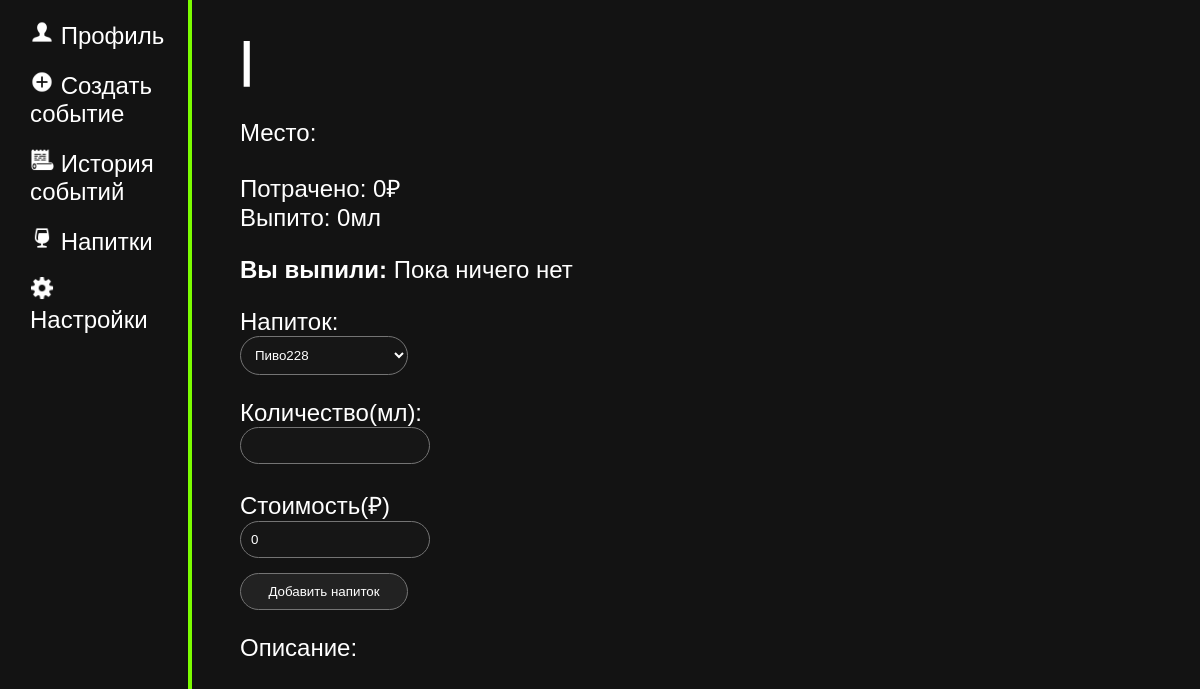
/event/4 (signed in), run on an earlier commit of the app's database.
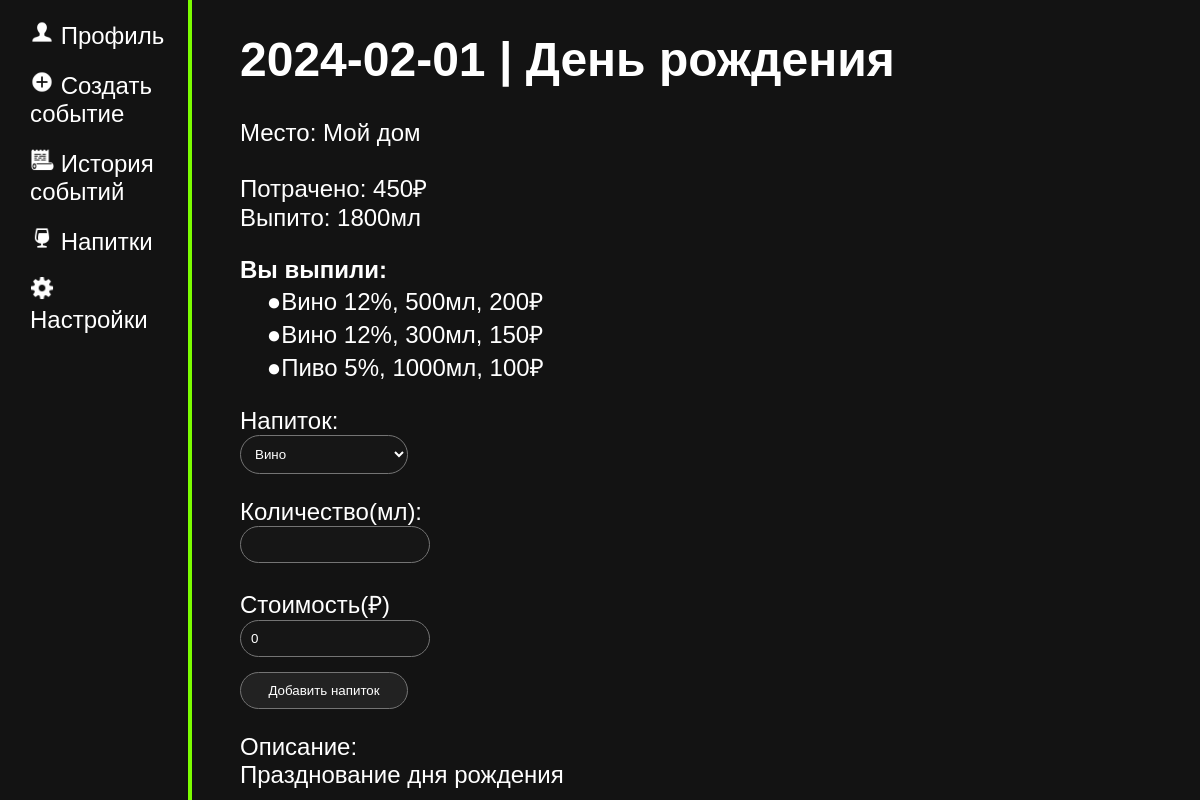
And on a later commit of the database.
### tables this page shows
CREATE TABLE events
(
    id INTEGER PRIMARY KEY AUTOINCREMENT,
    user_id INTEGER,
    title TEXT,
    event_date DATE NOT NULL,
    place TEXT,
    descript TEXT,

    
    FOREIGN KEY(user_id) REFERENCES user(id) 
);

CREATE TABLE events_drink
(
    id INTEGER PRIMARY KEY AUTOINCREMENT,
    user_id INTEGER,
    event_id INTEGER,
    drink_id INTEGER,
    drink_title TEXT,
    drink_alcohol INTEGER,
    volume INTEGER,
    price INTEGER,

    
    FOREIGN KEY(user_id) REFERENCES user(id) ON DELETE CASCADE,
    FOREIGN KEY(event_id) REFERENCES events(id) ON DELETE CASCADE,
    FOREIGN KEY(drink_id) REFERENCES drink(id),
    FOREIGN KEY(drink_alcohol) REFERENCES drink(alcohol)
);

### main.py (the view)
@app.route("/event/<int:event_id>", methods = ["POST", "GET"])
@login_required
def event(event_id):
    if request.method == "POST":
        D.add_drink_in_event(current_user.get_id(), event_id, request.form["drink"], request.form["volume"], request.form["price"])
        flash("Напиток добавлен", "accept")
        return redirect(url_for('event', event_id = event_id))
    return render_template("event.html",
                            drinks = D.get_drinks(current_user.get_id()),
                            drinks_in_event = D.get_drinks_in_event(event_id),
                            volume_sum = D.get_sum_of_volume(event_id),
                            price_sum = D.get_sum_of_price(event_id),
                            description = D.get_description(event_id),
                            event_info = D.get_event_info(event_id))

### data.py (called while the page is built)
    def get_drinks(self, user_id):
        try:
            self.cursor.execute(f"SELECT id, title, alcohol, volume, price FROM drink WHERE user_id = {user_id} ORDER BY title")
            drinks = self.cursor.fetchall()
            return drinks
        except error:
            print("ОШИБКА! " + str(error))

    def get_user(self, user_id):
        try:
            self.cursor.execute(f"SELECT * FROM user WHERE id = {user_id} LIMIT 1")
            user = self.cursor.fetchone()
            return user
        except error:
                print("ОШИБКА! " + str(error))

    def get_drinks_in_event(self, event_id):
        try:
            self.cursor.execute(f"SELECT drink_id, drink_title, drink_alcohol, volume, price FROM events_drink WHERE event_id = {event_id}")
            drinks_in_event = self.cursor.fetchall()
            return drinks_in_event
        except error:
            print("ОШИБКА! " + str(error))

    def get_sum_of_volume(self, event_id):
        try:
            self.cursor.execute(f"SELECT SUM(volume) FROM events_drink WHERE event_id = {event_id}")
            volume_sum = self.cursor.fetchone()
            return volume_sum
        except error:
            print("ОШИБКА! " + str(error))

    def get_sum_of_price(self, event_id):
        try:
            self.cursor.execute(f"SELECT SUM(price) FROM events_drink WHERE event_id = {event_id}")
            price_sum = self.cursor.fetchone()
            return price_sum
        except error:
            print("ОШИБКА! " + str(error))

    def get_description(self, event_id):
        try:
            self.cursor.execute(f"SELECT descript FROM events WHERE id = {event_id}")
            description = self.cursor.fetchone()
            return description
        except error:
                print("ОШИБКА! " + str(error))

    def get_event_info(self, event_id):
        try:
            self.cursor.execute(f"SELECT event_date, title, place, descript FROM events WHERE id = {event_id}")
            event_info = self.cursor.fetchone()
            return event_info
        except error:
                print("ОШИБКА!" + str(error))

### main.py (called while the page is built)
@login_manager.user_loader
def load_user(user_id):
    print("load user")
    return User().fromDB(user_id, D)

def connect_db():
    connect = sqlite3.connect(app.config['DATABASE'])
    connect.row_factory = sqlite3.Row
    return connect

def get_db():
    if not hasattr(g, "link_db"):
        g.link_db = connect_db()
        print("БАЗА ДАННЫХ ПОЛУЧЕНА")
    return g.link_db

### templates/event.html (shortened to what this page needs)
{% extends 'base.html' %}
{%block body%}
<div class="main">
    <p><h1>{{event_info.event_date}} | {{event_info.title}}</h1>
    Место: {{event_info.place}}
    </p>
    <p>Потрачено: {%if price_sum[0]%} {{price_sum[0]}}₽ {%else%} 0₽ {%endif%}
    <br>Выпито: {%if volume_sum[0]%} {{volume_sum[0]}}мл {%else%} 0мл {%endif%} </p>
    <b>Вы выпили:</b>
    {%if drinks_in_event%}
    {%for i in drinks_in_event%}
    <br> &nbsp &nbsp ●{{i.drink_title}} {{i.drink_alcohol}}%, {{i.volume}}мл, {{i.price}}₽
    {%endfor%}
    {%else%}
    Пока ничего нет
    {%endif%}
    <div class="forma">
    <form action="" method="post">
    <p>Напиток:
    {%if drinks%}
    <br> <select name="drink">
        {%for i in drinks%}
        <option>{{i.title}}</option>
        {%endfor%}
        </select>
    </p>
    <p>Количество(мл):
        <br><input type="number" name="volume" min="1" required>
    </p>
    <p>Стоимость(₽)
        <br><input type="number" name="price" min="0" value="0" required>
    </p>
    <input type="submit" value="Добавить напиток"></p>
    {%else%}
    <p style="color:rgb(206, 0, 0)">Вы не можете добавлять события, пока у вас нет напитков! Создайте напиток <a href="{{url_for('drinks')}}" style="color:rgb(206, 0, 0)" ><u>здесь</u></a></p>
    {%endif%}
    </form>
    <p>Описание:
        <br>{{description[0]}}
    </p>
    </div>
</div>
{%endblock%}

### templates/base.html (shortened to what this page needs)
<!DOCTYPE html>
<html lang="ru">
<head>
    <link rel="stylesheet" href="{{ url_for('static', filename = 'css/main.css') }}">
    <link rel="stylesheet" href="../static/css/main.css">
</head>
<body>
    <div class = "left_bar">
        {% if current_user.is_authenticated%}
        <p><img src="/static/img/profile.png"> <a href="/profile">Профиль</a></p>
        {%endif%}
        <p><img src="/static/img/add.png"> <a href="/create_event">Создать событие</a></p>
        <p><img src="/static/img/history.png"> <a href="/history">История событий</a></p>
        <p><img src="/static/img/drink.png"> <a href="/drinks">Напитки</a></p>
        {% if current_user.is_authenticated%}
        <p><img src="/static/img/settings.png"><a href="/settings"> Настройки</a></p>
        {%endif%}
    </div>
    {%block body%}
    {%endblock body%}
</body>
</html>

### static/css/main.css (style rules this page uses)
p, h1, a, br { color: rgb(255, 255, 255); text-decoration: none; }
body { color: rgb(255, 255, 255); padding: 0; margin: 0; font-family: Arial, Helvetica, sans-serif; font-size: 24px; background-color: rgb(19, 19, 19); }
.left_bar { position: fixed; float: left; width: 14%; height: 100vh; padding: 10px; border-right: 4px solid lawngreen; }
.left_bar p { padding: 10px; margin: 0; transition: background-color 0.2s; cursor: pointer; }
.left_bar p { padding-left: 20px; border-radius: 5px; }
.left_bar img { width: 24px; height: auto; }
.main { float: left; margin-left: 20%; width: 70%; }
.forma p { margin-bottom: 15px; }
.forma input, .forma textarea, .forma select { width: 20%; padding: 10px; border: 1px solid #747474; background-color: rgb(22, 22, 22); color: white; resize: none; border-radius: 10px; }
.forma input, .forma select { border-radius: 50px; }
.forma input[type="submit"] { background-color: rgb(34, 34, 34); color: #fff; cursor: pointer; transition: background-color 0.3s ease; }

What changed in the data, as far as the page shows it:
added events: event_date "2024-02-01", title "День рождения", place "Мой дом", descript "Празднование дня рождения"
added events_drink: drink_title "Вино", drink_alcohol "12", volume "500", price "200"
added events_drink: drink_title "Вино", drink_alcohol "12", volume "300", price "150"
added events_drink: drink_title "Пиво", drink_alcohol "5", volume "1000", price "100"
Also different on the page:
{{ price_sum[0] }}: (not shown) → "450"
{{ volume_sum[0] }}: (not shown) → "1800"
form field drink: "Пиво228" → "Вино"
text no longer shown: "0₽ 0мл Пока ничего нет"
text now shown: "₽ мл"
